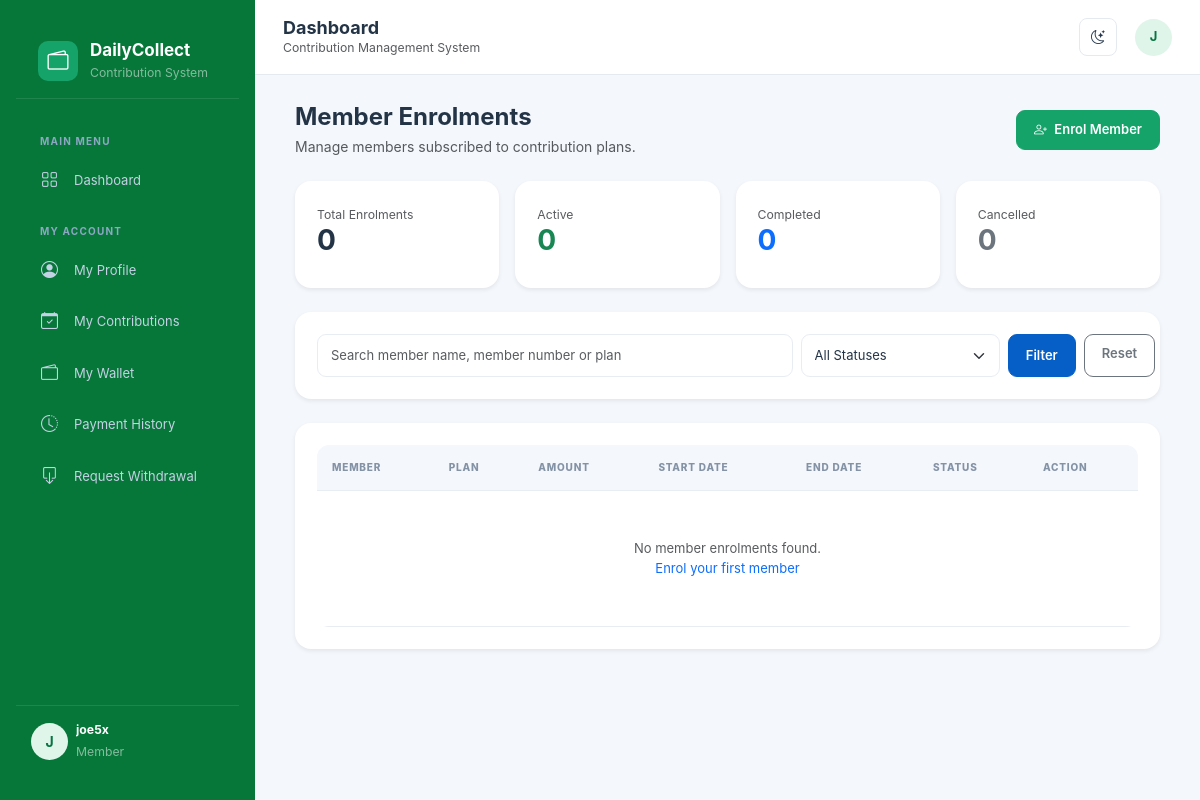
Screenshot of /contributions/enrollments/ (signed in) with the database file from the repository.
### accounts/models.py (models this page shows, shortened)
class User(AbstractUser):
    class Role(models.TextChoices):
        ADMIN = 'ADMIN', 'Administrator'
        MANAGER = 'MANAGER', 'Manager'
        SUPERVISOR = 'SUPERVISOR', 'Supervisor'
        AGENT = 'AGENT', 'Collection Agent'
        ACCOUNTANT = 'ACCOUNTANT', 'Accountant'
        MEMBER = 'MEMBER', 'Member'
    email = models.EmailField(unique=True)
    phone = models.CharField(max_length=20, blank=True)
    role = models.CharField(
        max_length=20,
        choices=Role.choices,
        default=Role.MEMBER
    )
    is_active = models.BooleanField(default=True)
    created_at = models.DateTimeField(auto_now_add=True)
    updated_at = models.DateTimeField(auto_now=True)

### contributions/views.py (the view, shortened to what this page needs)
# urls.py: path('enrollments/', views.enrollment_list, name='enrollment_list'),
@login_required
@role_required(User.Role.ADMIN, User.Role.MANAGER)
def enrollment_list(request):
    enrollments = PlanEnrollment.objects.select_related(
        'member',
        'plan',
        'enrolled_by'
    )
    search = request.GET.get('search', '').strip()
    status = request.GET.get('status', '')
    if status:
        enrollments = enrollments.filter(status=status)
    paginator = Paginator(enrollments, 15)
    page_obj = paginator.get_page(request.GET.get('page'))
    context = {
        'page_obj': page_obj,
        'enrollments': page_obj.object_list,
        'search': search,
        'selected_status': status,
        'total_enrollments': PlanEnrollment.objects.count(),
        'active_enrollments': PlanEnrollment.objects.filter(
            status=PlanEnrollment.Status.ACTIVE
        ).count(),
        'completed_enrollments': PlanEnrollment.objects.filter(
            status=PlanEnrollment.Status.COMPLETED
        ).count(),
        'cancelled_enrollments': PlanEnrollment.objects.filter(
            status=PlanEnrollment.Status.CANCELLED
        ).count(),
        'status_choices': PlanEnrollment.Status.choices,
    }
    return render(
        request,
        'contributions/enrollment_list.html',
        context
    )

### templates/contributions/enrollment_list.html (shortened to what this page needs)
{% extends 'base.html' %}
{% block content %}
<div class="container-fluid">
    <div class="d-flex justify-content-between align-items-center flex-wrap gap-3 mb-4">
        <div>
            <h4 class="fw-bold mb-1">Member Enrolments</h4>
            <p class="text-muted mb-0">
                Manage members subscribed to contribution plans.
            </p>
        </div>
        <a href="{% url 'contributions:enrollment_create' %}"
           class="btn btn-success">
            <i class="bi bi-person-plus me-1"></i> Enrol Member
        </a>
    </div>
    <div class="row g-3 mb-4">
        <div class="col-md-3">
            <div class="card border-0 shadow-sm">
                <div class="card-body">
                    <small class="text-muted">Total Enrolments</small>
                    <h3 class="fw-bold">{{ total_enrollments }}</h3>
                </div>
            </div>
        </div>
        <div class="col-md-3">
            <div class="card border-0 shadow-sm">
                <div class="card-body">
                    <small class="text-muted">Active</small>
                    <h3 class="fw-bold text-success">{{ active_enrollments }}</h3>
                </div>
            </div>
        </div>
        <div class="col-md-3">
            <div class="card border-0 shadow-sm">
                <div class="card-body">
                    <small class="text-muted">Completed</small>
                    <h3 class="fw-bold text-primary">{{ completed_enrollments }}</h3>
                </div>
            </div>
        </div>
        <div class="col-md-3">
            <div class="card border-0 shadow-sm">
                <div class="card-body">
                    <small class="text-muted">Cancelled</small>
                    <h3 class="fw-bold text-secondary">{{ cancelled_enrollments }}</h3>
                </div>
            </div>
        </div>
    </div>
    <div class="card border-0 shadow-sm mb-4">
        <div class="card-body">
            <form method="get" class="row g-2">
                <div class="col-md-7">
                    <input type="text"
                           name="search"
                           value="{{ search }}"
                           class="form-control"
                           placeholder="Search member name, member number or plan">
                </div>
                <div class="col-md-3">
                    <select name="status" class="form-select">
                        <option value="">All Statuses</option>
                    </select>
                </div>
                <div class="col-md-2 d-flex gap-2">
                    <button class="btn btn-primary w-100">Filter</button>
                    <a href="{% url 'contributions:enrollment_list' %}"
                       class="btn btn-outline-secondary">
                        Reset
                    </a>
                </div>
            </form>
        </div>
    </div>
    <div class="card border-0 shadow-sm">
        <div class="card-body">
            <div class="table-responsive">
                <table class="table table-hover align-middle">
                    <thead class="table-light">
                        <tr>
                            <th>Member</th>
                            <th>Plan</th>
                            <th>Amount</th>
                            <th>Start Date</th>
                            <th>End Date</th>
                            <th>Status</th>
                            <th>Action</th>
                        </tr>
                    </thead>
                    <tbody>
                        {% for enrollment in enrollments %}
                        <tr>
                            <td>
                                <div class="fw-semibold">
                                    {{ enrollment.member.full_name }}
                                </div>
                                <small class="text-muted">
                                    {{ enrollment.member.member_no }}
                                </small>
                            </td>
                            <td>
                                {{ enrollment.plan.name }}
                                <br>
                                <small class="text-muted">
                                    {{ enrollment.plan.get_frequency_display }}
                                </small>
                            </td>
                            <td class="fw-semibold">
                                ₦{{ enrollment.agreed_amount|floatformat:2 }}
                            </td>
                            <td>{{ enrollment.start_date|date:"d M Y" }}</td>
                            <td>
                                {{ enrollment.end_date|date:"d M Y"|default:"Ongoing" }}
                            </td>
                            <td>
                                {% if enrollment.status == 'ACTIVE' %}
                                    <span class="badge bg-success">Active</span>
                                {% elif enrollment.status == 'COMPLETED' %}
                                    <span class="badge bg-primary">Completed</span>
                                {% else %}
                                    <span class="badge bg-secondary">Cancelled</span>
                                {% endif %}
                            </td>
                            <td>
                                <a href="{% url 'contributions:enrollment_detail' enrollment.pk %}"
                                   class="btn btn-sm btn-outline-primary">
                                    View
                                </a>
                            </td>
                        </tr>
                        {% empty %}
                        <tr>
                            <td colspan="7" class="text-center py-5 text-muted">
                                No member enrolments found.
                                <br>
                                <a href="{% url 'contributions:enrollment_create' %}">
                                    Enrol your first member
                                </a>
                            </td>
                        </tr>
                        {% endfor %}
                    </tbody>
                </table>
            </div>
        </div>
    </div>
</div>
{% endblock %}

### templates/base.html (shortened to what this page needs)
{% load static %}
<!DOCTYPE html>
<html lang="en" data-bs-theme="light">
<head>
    <link href="https://cdn.jsdelivr.net/npm/bootstrap@5.3.3/dist/css/bootstrap.min.css" rel="stylesheet">
    <link href="https://cdn.jsdelivr.net/npm/bootstrap-icons@1.11.3/font/bootstrap-icons.css" rel="stylesheet">
    <link rel="stylesheet"
      href="{% static 'css/style.css' %}">
</head>
<body>
{% if request.user.is_authenticated %}
<aside class="sidebar" id="sidebar">
    <div class="brand">
        <div class="brand-icon">
            <i class="bi bi-wallet2 text-white"></i>
        </div>
        <div>
            <h5 class="brand-name">DailyCollect</h5>
            <small class="text-white-50">Contribution System</small>
        </div>
    </div>
<div class="sidebar-menu">
    <div class="menu-label">Main Menu</div>
    <a href="{% url 'dashboard' %}" class="sidebar-link">
        <i class="bi bi-grid"></i> Dashboard
    </a>
    {% if request.user.role == 'ADMIN' %}
        <div class="menu-label">Administration</div>
        <a href="{% url 'agents:agent_create' %}" class="sidebar-link">
            <i class="bi bi-person-plus"></i> Register Agent
        </a>
        <a href="{% url 'accounts:user_list' %}" class="sidebar-link">
            <i class="bi bi-people"></i> User Management
        </a>
        <a href="{% url 'agents:agent_list' %}" class="sidebar-link">
            <i class="bi bi-people"></i> Agent Management
        </a>
        <a href="{% url 'members:member_list' %}" class="sidebar-link">
            <i class="bi bi-person-vcard"></i> Members
        </a>
        <a href="#" class="sidebar-link">
            <i class="bi bi-person-badge"></i> Collection Agents
        </a>
        <div class="menu-label">Contribution Management</div>
        <a href="{% url 'contributions:plan_list' %}" class="sidebar-link">
            <i class="bi bi-calendar-check"></i> Contribution Plans
        </a>
        <a href="{% url 'contributions:enrollment_list' %}"
            class="sidebar-link">
            <i class="bi bi-person-check"></i>Member Enrolments
        </a>
        <a href="{% url 'collections:collection_list' %}" class="sidebar-link">
            <i class="bi bi-cash-stack"></i> Daily Collections
        </a>
        <a href="#" class="sidebar-link">
            <i class="bi bi-wallet"></i> Member Wallets
        </a>
        <a href="#" class="sidebar-link">
            <i class="bi bi-box-arrow-down"></i> Withdrawals
        </a>
        <a href="{% url 'wallets:wallet_list' %}" class="nav-link">
            <i class="bi bi-wallet2"></i>Wallet Management
        </a>
        <div class="menu-label">Finance & Reports</div>
        <a href="#" class="sidebar-link">
            <i class="bi bi-arrow-left-right"></i> Transactions
        </a>
        <a href="#" class="sidebar-link">
            <i class="bi bi-receipt"></i> Expenses
        </a>
        <a href="#" class="sidebar-link">
            <i class="bi bi-graph-up-arrow"></i> Reports
        </a>
        <div class="menu-label">System</div>
        <a href="{% url 'accounts:change_password' %}" class="sidebar-link">
            <i class="bi bi-shield-lock"></i> Change Password
        </a>
    {% elif request.user.role == 'MEMBER' %}
        <div class="menu-label">My Account</div>
        <a href="{% url 'accounts:profile' %}" class="sidebar-link">
            <i class="bi bi-person-circle"></i> My Profile
        </a>
        <a href="#" class="sidebar-link">
            <i class="bi bi-calendar-check"></i> My Contributions
        </a>
        <a href="#" class="sidebar-link">
            <i class="bi bi-wallet2"></i> My Wallet
        </a>
        <a href="#" class="sidebar-link">
            <i class="bi bi-clock-history"></i> Payment History
        </a>
        <a href="#" class="sidebar-link">
            <i class="bi bi-box-arrow-down"></i> Request Withdrawal
        </a>
    {% endif %}
</div>
    <div class="sidebar-footer">
        <div class="d-flex align-items-center gap-2">
            <div class="user-avatar">
                {{ request.user.username|first|upper }}
            </div>
            <div class="flex-grow-1 overflow-hidden">
                <div class="text-white small fw-bold text-truncate">
                    {{ request.user.get_full_name|default:request.user.username }}
                </div>
                <small class="text-white-50">
                    {{ request.user.get_role_display }}
                </small>
            </div>
        </div>
    </div>
</aside>
<div class="main-wrapper">
    <header class="topbar">
        <div class="d-flex align-items-center gap-3">
            <div>
                <h5 class="topbar-title">
                    {% block page_title %}Dashboard{% endblock %}
                </h5>
                <small class="text-muted d-none d-sm-block">
                    Contribution Management System
                </small>
            </div>
        </div>
        <div class="topbar-actions">
            <button class="icon-btn" id="themeToggle"
                    title="Toggle theme">
                <i class="bi bi-moon-stars" id="themeIcon"></i>
            </button>
            <div class="dropdown">
                <button class="btn p-0 border-0"
                        data-bs-toggle="dropdown">
                    <div class="user-avatar">
                        {{ request.user.username|first|upper }}
                    </div>
                </button>
            </div>
        </div>
    </header>
    <main class="page-content">
        {% block content %}
        {% endblock %}
    </main>
</div>
{% else %}
    {% block auth_content %}{% endblock %}
{% endif %}
</body>
</html>

### rows the page displays
User: user.username|first "J", user.get_full_name "joe5x", user.role "Member"

### other values shown
{{ total_enrollments }} "0"
{{ active_enrollments }} "0"
{{ completed_enrollments }} "0"
{{ cancelled_enrollments }} "0"
